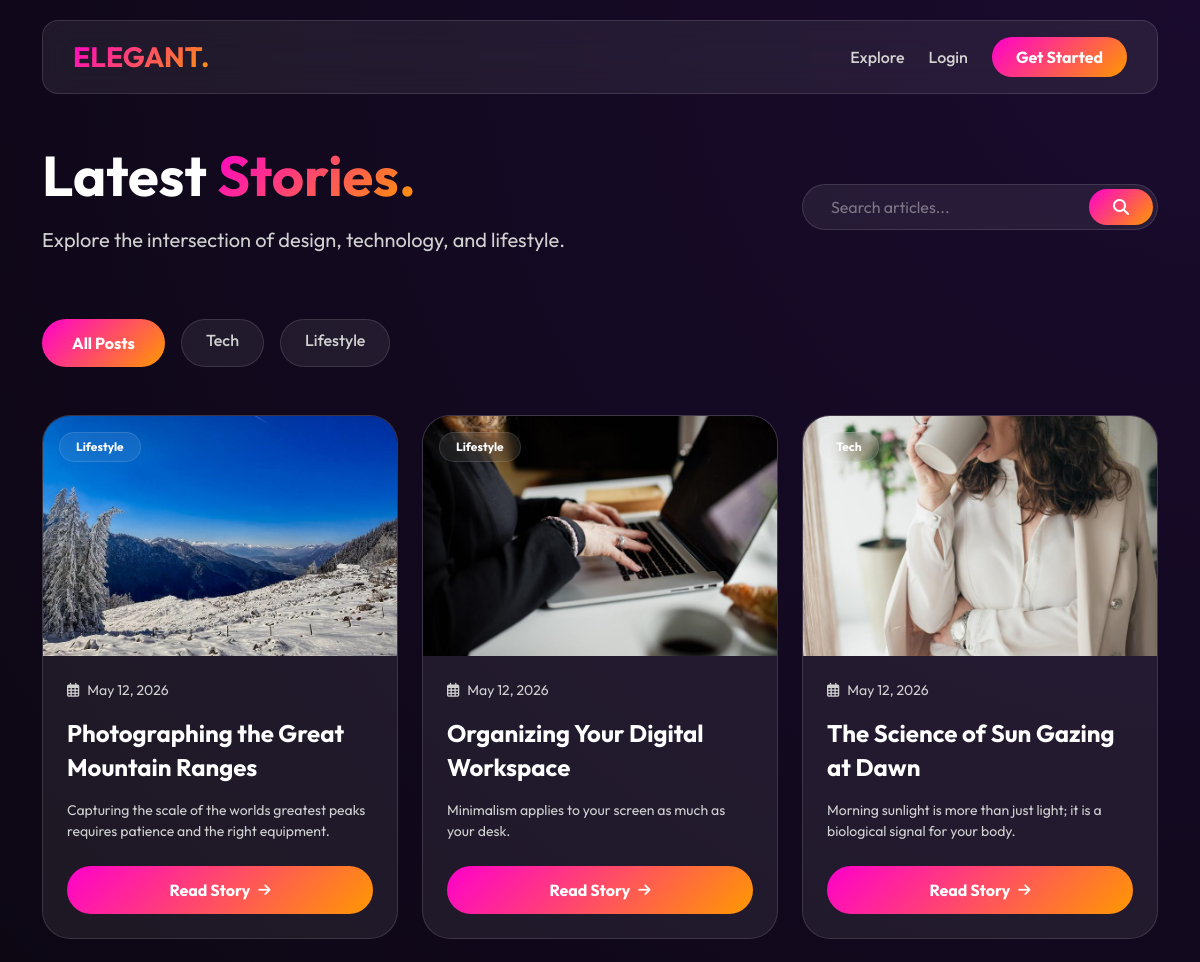
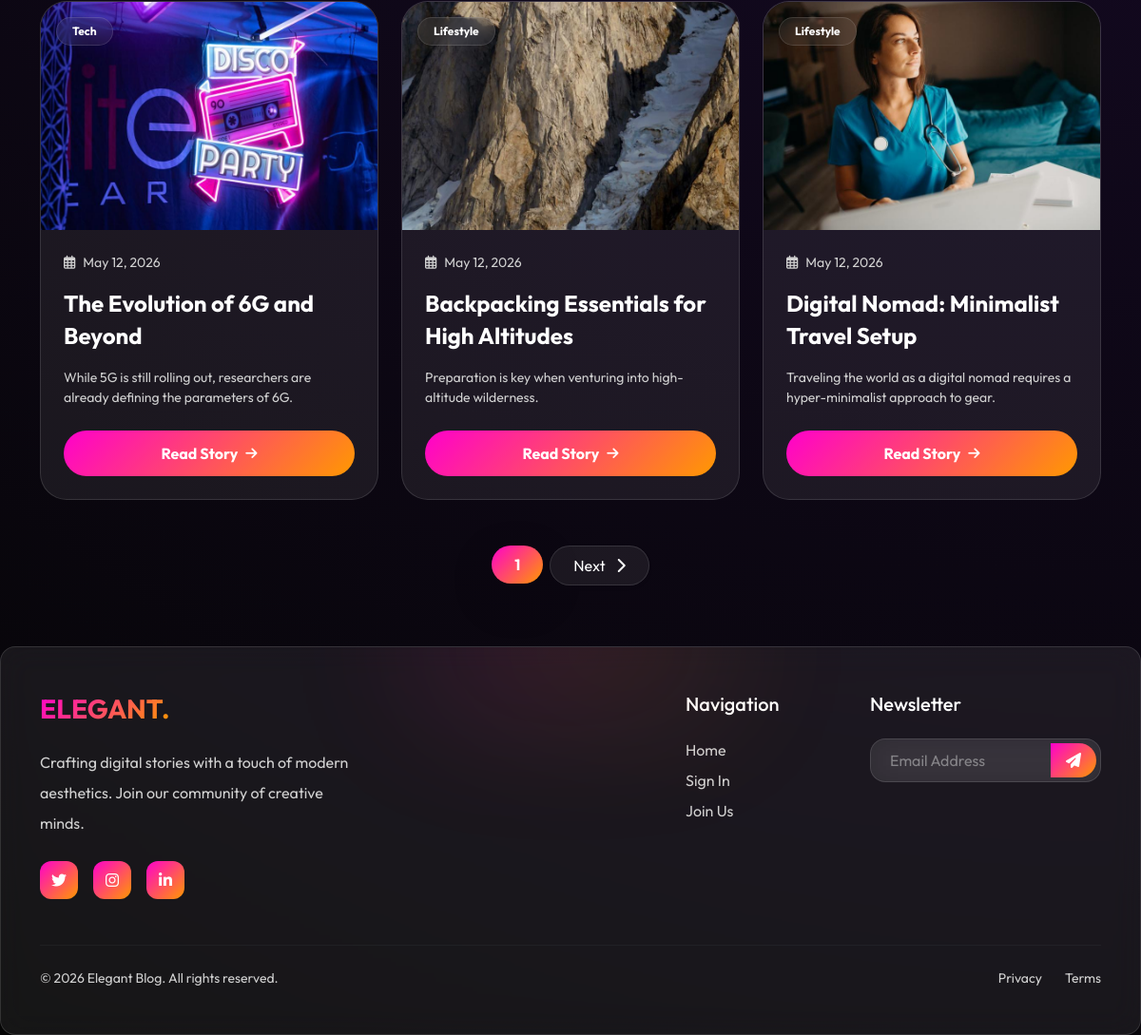
The page / on the database its author committed (2 pictures, top to bottom).
### blogapp/models.py (models this page shows, shortened)
class Category(models.Model):
    name = models.CharField(max_length=100)

class Blog(models.Model):
    title = models.CharField(max_length=200)
    content = models.TextField()
    image = models.ImageField(upload_to='blogs/')
    category = models.ForeignKey(Category, on_delete=models.CASCADE)
    author = models.ForeignKey(User, on_delete=models.CASCADE)
    created_at = models.DateTimeField(auto_now_add=True)

### blogapp/views.py (the view)
# urls.py: path('', views.home, name='home'),
def home(request):
    search = request.GET.get('search')
    category_id = request.GET.get('category')
    blogs = Blog.objects.all().order_by('-created_at')
    categories = Category.objects.all()
    if search:
        blogs = blogs.filter(title__icontains=search)
    if category_id:
        blogs = blogs.filter(category_id=category_id)
    paginator = Paginator(blogs, 6) # Increased to 6 for better grid
    page_number = request.GET.get('page')
    page_obj = paginator.get_page(page_number)
    return render(request, 'home.html', {
        'page_obj': page_obj,
        'categories': categories,
        'selected_category': int(category_id) if category_id else None
    })

### blogapp/templates/home.html (shortened to what this page needs)
{% extends 'base.html' %}
{% block content %}
<div class="row align-items-center mb-5 animate-fade-in">
    <div class="col-lg-8">
        <h1 class="display-4 fw-bold text-white mb-3">Latest <span class="gradient-text">Stories.</span></h1>
        <p class="text-muted fs-5">Explore the intersection of design, technology, and lifestyle.</p>
    </div>
    <div class="col-lg-4">
        <form method="GET" class="animate-fade-in">
            <div class="input-group glass p-1" style="border-radius: 50px;">
                <input type="text" name="search" class="form-control bg-transparent border-0 text-white ps-4" placeholder="Search articles...">
                <button class="btn-modern px-4 py-2" style="border-radius: 50px;"><i class="fas fa-search"></i></button>
            </div>
        </form>
    </div>
</div>
<div class="d-flex flex-wrap gap-3 mb-5 animate-fade-in" style="animation-delay: 0.2s;">
    <a href="{% url 'home' %}" class="{% if not selected_category %}btn-modern{% else %}nav-link-modern glass px-4 py-2{% endif %} rounded-pill text-decoration-none">
        All Posts
    </a>
    {% for category in categories %}
        <a href="?category={{ category.id }}"
           class="{% if selected_category == category.id %}btn-modern{% else %}nav-link-modern glass px-4 py-2{% endif %} rounded-pill text-decoration-none">
            {{ category.name }}
        </a>
    {% endfor %}
</div>
<div class="row g-4 animate-fade-in" style="animation-delay: 0.4s;">
    {% for blog in page_obj %}
    <div class="col-md-6 col-lg-4">
        <div class="card-modern h-100 d-flex flex-column">
            <div class="position-relative overflow-hidden" style="height: 240px;">
                {% if blog.image %}
                    <img src="{{ blog.image.url }}" class="w-100 h-100" style="object-fit: cover; transition: transform 0.5s ease;">
                {% else %}
                    <div class="w-100 h-100 d-flex align-items-center justify-content-center bg-dark">
                        <i class="fas fa-image text-muted fs-1"></i>
                    </div>
                {% endif %}
                <div class="position-absolute top-0 start-0 m-3">
                    <span class="badge glass px-3 py-2 text-white small" style="backdrop-filter: blur(8px);">{{ blog.category.name }}</span>
                </div>
            </div>
            <div class="p-4 flex-grow-1 d-flex flex-column">
                <div class="d-flex justify-content-between align-items-center mb-3">
                    <small class="text-muted"><i class="far fa-calendar-alt me-2"></i>{{ blog.created_at|date:"M d, Y" }}</small>
                </div>
                <h4 class="fw-bold text-white mb-3" style="line-height: 1.4;">{{ blog.title }}</h4>
                <p class="text-muted small mb-4 flex-grow-1">{{ blog.content|truncatewords:20 }}</p>
                <a href="{% url 'detail' blog.id %}" class="btn-modern w-100 text-center">
                    Read Story <i class="fas fa-arrow-right ms-2 small"></i>
                </a>
            </div>
        </div>
    </div>
    {% empty %}
    <div class="col-12 text-center py-5 glass">
        <i class="fas fa-feather-alt text-muted fs-1 mb-4"></i>
        <h3 class="text-muted">No stories found here.</h3>
        <p class="text-muted mb-0">Try exploring other categories or search terms.</p>
    </div>
    {% endfor %}
</div>
{% if page_obj.has_other_pages %}
<div class="d-flex justify-content-center mt-5 animate-fade-in" style="animation-delay: 0.6s;">
    <nav>
        <ul class="pagination gap-2">
            <li class="page-item active">
                <span class="page-link btn-modern border-0 px-4 py-2 rounded-pill shadow-lg">{{ page_obj.number }}</span>
            </li>
            {% if page_obj.has_next %}
                <li class="page-item">
                    <a class="page-link glass text-white border-0 px-4 py-2 rounded-pill shadow-sm" href="?page={{ page_obj.next_page_number }}{% if selected_category %}&category={{ selected_category }}{% endif %}">
                        Next <i class="fas fa-chevron-right ms-2"></i>
                    </a>
                </li>
            {% endif %}
        </ul>
    </nav>
</div>
{% endif %}
{% endblock %}

### blogapp/templates/base.html (shortened to what this page needs)
<!DOCTYPE html>
<html lang="en">
<head>
    <link href="https://cdn.jsdelivr.net/npm/bootstrap@5.3.0/dist/css/bootstrap.min.css" rel="stylesheet">
    <link rel="stylesheet" href="https://cdnjs.cloudflare.com/ajax/libs/font-awesome/6.4.0/css/all.min.css">
    {% load static %}
    <link rel="stylesheet" href="{% static 'css/style.css' %}">
</head>
<body>
<div class="container">
    <nav class="navbar-custom glass d-flex align-items-center justify-content-between animate-fade-in">
        <a class="navbar-brand fs-3 fw-bold gradient-text" href="/">ELEGANT.</a>
        <div class="d-flex align-items-center gap-4">
            <a href="/" class="nav-link-modern">Explore</a>
            {% if user.is_authenticated %}
                <div class="d-flex align-items-center gap-3">
                    <span class="text-muted small">Hello, <span class="text-white fw-bold">{{ user.username }}</span></span>
                    <a href="{% url 'admin_dashboard' %}" class="btn-modern py-2 px-4" style="font-size: 0.9rem;">Dashboard</a>
                    <a href="/logout/" class="text-muted text-decoration-none hover-white small"><i class="fas fa-sign-out-alt"></i></a>
                </div>
            {% else %}
                <a href="/login/" class="nav-link-modern">Login</a>
                <a href="/register/" class="btn-modern py-2 px-4">Get Started</a>
            {% endif %}
        </div>
    </nav>
</div>
<main class="main-content container py-5 animate-fade-in">
    {% block content %}{% endblock %}
</main>
<footer class="py-5 glass mt-auto">
    <div class="container">
        <div class="row g-5">
            <div class="col-lg-4">
                <h3 class="gradient-text fw-bold mb-4">ELEGANT.</h3>
                <p class="text-muted lh-lg">Crafting digital stories with a touch of modern aesthetics. Join our community of creative minds.</p>
                <div class="d-flex gap-3 mt-4">
                    <a href="#" class="btn-modern p-0 d-flex align-items-center justify-content-center" style="width: 40px; height: 40px; border-radius: 12px;"><i class="fab fa-twitter"></i></a>
                    <a href="#" class="btn-modern p-0 d-flex align-items-center justify-content-center" style="width: 40px; height: 40px; border-radius: 12px;"><i class="fab fa-instagram"></i></a>
                    <a href="#" class="btn-modern p-0 d-flex align-items-center justify-content-center" style="width: 40px; height: 40px; border-radius: 12px;"><i class="fab fa-linkedin-in"></i></a>
                </div>
            </div>
            <div class="col-lg-2 ms-auto">
                <h5 class="text-white mb-4">Navigation</h5>
                <ul class="list-unstyled d-flex flex-column gap-2">
                    <li><a href="/" class="text-muted text-decoration-none hover-white">Home</a></li>
                    <li><a href="/login/" class="text-muted text-decoration-none hover-white">Sign In</a></li>
                    <li><a href="/register/" class="text-muted text-decoration-none hover-white">Join Us</a></li>
                </ul>
            </div>
            <div class="col-lg-3">
                <h5 class="text-white mb-4">Newsletter</h5>
                <div class="input-group glass p-1">
                    <input type="text" class="form-control bg-transparent border-0 text-white ps-3" placeholder="Email Address">
                    <button class="btn-modern px-3 py-2"><i class="fas fa-paper-plane"></i></button>
                </div>
            </div>
        </div>
        <div class="mt-5 pt-4 border-top border-secondary border-opacity-10 d-flex flex-wrap justify-content-between gap-3">
            <p class="text-muted small mb-0">&copy; 2026 Elegant Blog. All rights reserved.</p>
            <div class="d-flex gap-4">
                <a href="#" class="text-muted small text-decoration-none hover-white">Privacy</a>
                <a href="#" class="text-muted small text-decoration-none hover-white">Terms</a>
            </div>
        </div>
    </div>
</footer>
</body>
</html>

### blogapp/static/css/style.css (style rules this page uses)
:root { --bg-color: #050505; --surface-color: rgba(255, 255, 255, 0.07); --glass-border: rgba(255, 255, 255, 0.12); --primary-gradient: linear-gradient(135deg, #ff00cc 0%, #ff9900 100%); --secondary-gradient: linear-gradient(135deg, #784BA0 0%, #FF3CAC 100%); --text-main: #ffffff; --text-muted: #d1d1d1; --accent-glow: 0 0 35px rgba(255, 0, 204, 0.25); }
body { background-color: var(--bg-color); color: var(--text-main); font-family: 'Outfit', sans-serif; margin: 0; overflow-x: hidden; }
p, span, label, td, th, h1, h2, h3, h4, h5, h6, strong, b { color: inherit; }
.text-muted { color: var(--text-muted) !important; }
.glass { background: var(--surface-color) !important; backdrop-filter: blur(16px); -webkit-backdrop-filter: blur(16px); border: 1px solid var(--glass-border) !important; border-radius: 16px; color: var(--text-main); }
.animate-fade-in { animation: fadeIn 0.6s ease-out forwards; }
.gradient-text { background: var(--primary-gradient); -webkit-background-clip: text; -webkit-text-fill-color: transparent; display: inline-block; }
.btn-modern { background: var(--primary-gradient); border: none; color: white !important; padding: 12px 30px; border-radius: 50px; font-weight: 700; transition: all 0.3s cubic-bezier(0.175, 0.885, 0.32, 1.275); text-decoration: none; display: inline-flex; align-items: center; justify-content: center; }
.card-modern { background: var(--surface-color); border: 1px solid var(--glass-border); border-radius: 28px; overflow: hidden; transition: all 0.5s cubic-bezier(0.23, 1, 0.32, 1); color: var(--text-main); }
.form-control, .form-select { color: #ffffff !important; }
.form-control::placeholder { color: rgba(255, 255, 255, 0.4) !important; }

### blogapp/templates/base.html (style rules this page uses)
body { min-height: 100vh; display: flex; flex-direction: column; background: radial-gradient(circle at top right, #1a0b2e, #050505); background-attachment: fixed; }
.main-content { flex: 1; }
.navbar-custom { margin-top: 20px; padding: 15px 30px; z-index: 1000; }
.nav-link-modern { color: #d1d1d1; font-weight: 500; transition: all 0.3s ease; text-decoration: none; }
footer { border-top: 1px solid var(--glass-border); margin-top: 100px; position: relative; overflow: hidden; background: rgba(0,0,0,0.5); }
footer a { color: #cdcdcd !important; transition: color 0.3s ease; }
footer::before { content: ''; position: absolute; top: -50px; left: 50%; transform: translateX(-50%); width: 300px; height: 100px; background: var(--primary-gradient); filter: blur(80px); opacity: 0.2; }

### blogapp/templates/home.html (style rules this page uses)
.pagination .page-link { transition: all 0.3s ease; }

### rows shown on the page
Category: name "Tech"
Category: name "Lifestyle"
Blog: image (picture), category.name "Lifestyle", created_at "May 12, 2026", title "Photographing the Great Mountain Ranges", content "Capturing the scale of the worlds greatest peaks requires patience and the right equipment."
Blog: image (picture), category.name "Lifestyle", created_at "May 12, 2026", title "Organizing Your Digital Workspace", content "Minimalism applies to your screen as much as your desk."
Blog: image (picture), category.name "Tech", created_at "May 12, 2026", title "The Science of Sun Gazing at Dawn", content "Morning sunlight is more than just light; it is a biological signal for your body."
Blog: image (picture), category.name "Tech", created_at "May 12, 2026", title "The Evolution of 6G and Beyond", content "While 5G is still rolling out, researchers are already defining the parameters of 6G."
Blog: image (picture), category.name "Lifestyle", created_at "May 12, 2026", title "Backpacking Essentials for High Altitudes", content "Preparation is key when venturing into high-altitude wilderness."
Blog: image (picture), category.name "Lifestyle", created_at "May 12, 2026", title "Digital Nomad: Minimalist Travel Setup", content "Traveling the world as a digital nomad requires a hyper-minimalist approach to gear."

### other values the page prints
{{ page_obj.number }} "1"
